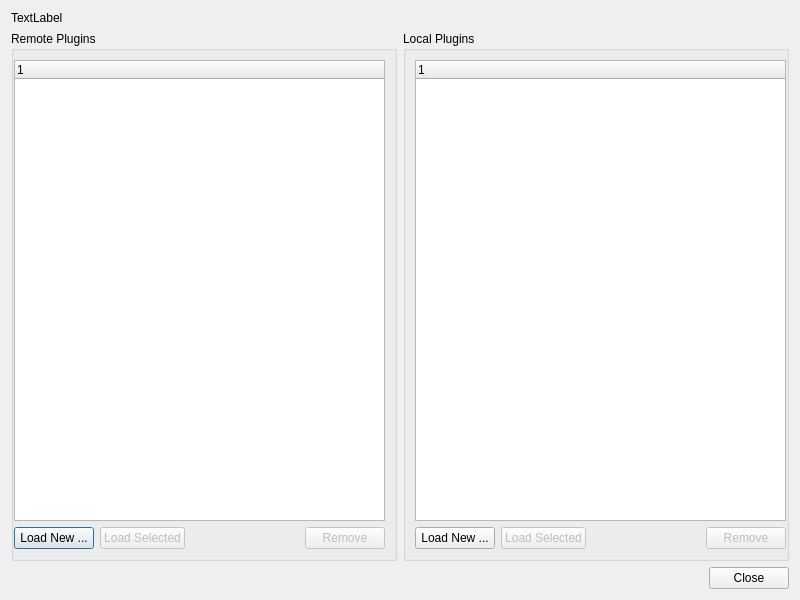
<?xml version="1.0" encoding="UTF-8"?>
<ui version="4.0">
 <class>pqPluginDialog</class>
 <widget class="QDialog" name="pqPluginDialog">
  <property name="geometry">
   <rect>
    <x>0</x>
    <y>0</y>
    <width>800</width>
    <height>600</height>
   </rect>
  </property>
  <property name="windowTitle">
   <string>Plugin Manager</string>
  </property>
  <layout class="QGridLayout">
   <item row="0" column="0" colspan="2">
    <widget class="QLabel" name="HelpText">
     <property name="text">
      <string>TextLabel</string>
     </property>
     <property name="wordWrap">
      <bool>true</bool>
     </property>
    </widget>
   </item>
   <item row="1" column="0">
    <widget class="QGroupBox" name="remoteGroup">
     <property name="sizePolicy">
      <sizepolicy hsizetype="Preferred" vsizetype="Expanding">
       <horstretch>0</horstretch>
       <verstretch>0</verstretch>
      </sizepolicy>
     </property>
     <property name="title">
      <string>Remote Plugins</string>
     </property>
     <layout class="QGridLayout">
      <property name="leftMargin">
       <number>0</number>
      </property>
      <item row="2" column="2">
       <spacer>
        <property name="orientation">
         <enum>Qt::Horizontal</enum>
        </property>
        <property name="sizeHint" stdset="0">
         <size>
          <width>40</width>
          <height>20</height>
         </size>
        </property>
       </spacer>
      </item>
      <item row="0" column="0" rowspan="2" colspan="5">
       <widget class="pqPluginTreeWidget" name="remotePlugins">
        <property name="contextMenuPolicy">
         <enum>Qt::NoContextMenu</enum>
        </property>
        <property name="horizontalScrollBarPolicy">
         <enum>Qt::ScrollBarAsNeeded</enum>
        </property>
        <property name="selectionMode">
         <enum>QAbstractItemView::ExtendedSelection</enum>
        </property>
        <column>
         <property name="text">
          <string>1</string>
         </property>
        </column>
       </widget>
      </item>
      <item row="2" column="0">
       <widget class="QPushButton" name="loadRemote">
        <property name="text">
         <string>Load New ...</string>
        </property>
       </widget>
      </item>
      <item row="2" column="4">
       <widget class="QPushButton" name="removeRemote">
        <property name="enabled">
         <bool>false</bool>
        </property>
        <property name="text">
         <string>Remove</string>
        </property>
       </widget>
      </item>
      <item row="2" column="1">
       <widget class="QPushButton" name="loadSelected_Remote">
        <property name="enabled">
         <bool>false</bool>
        </property>
        <property name="text">
         <string>Load Selected</string>
        </property>
       </widget>
      </item>
     </layout>
    </widget>
   </item>
   <item row="1" column="1">
    <widget class="QGroupBox" name="localGroup">
     <property name="title">
      <string>Local Plugins</string>
     </property>
     <layout class="QGridLayout">
      <property name="rightMargin">
       <number>0</number>
      </property>
      <item row="3" column="2">
       <spacer>
        <property name="orientation">
         <enum>Qt::Horizontal</enum>
        </property>
        <property name="sizeHint" stdset="0">
         <size>
          <width>40</width>
          <height>20</height>
         </size>
        </property>
       </spacer>
      </item>
      <item row="0" column="0" rowspan="2" colspan="4">
       <widget class="pqPluginTreeWidget" name="localPlugins">
        <property name="contextMenuPolicy">
         <enum>Qt::NoContextMenu</enum>
        </property>
        <property name="horizontalScrollBarPolicy">
         <enum>Qt::ScrollBarAsNeeded</enum>
        </property>
        <property name="selectionMode">
         <enum>QAbstractItemView::ExtendedSelection</enum>
        </property>
        <column>
         <property name="text">
          <string>1</string>
         </property>
        </column>
       </widget>
      </item>
      <item row="3" column="3">
       <widget class="QPushButton" name="removeLocal">
        <property name="enabled">
         <bool>false</bool>
        </property>
        <property name="text">
         <string>Remove</string>
        </property>
       </widget>
      </item>
      <item row="3" column="0">
       <widget class="QPushButton" name="loadLocal">
        <property name="text">
         <string>Load New ...</string>
        </property>
       </widget>
      </item>
      <item row="3" column="1">
       <widget class="QPushButton" name="loadSelected_Local">
        <property name="enabled">
         <bool>false</bool>
        </property>
        <property name="text">
         <string>Load Selected</string>
        </property>
       </widget>
      </item>
     </layout>
    </widget>
   </item>
   <item row="2" column="0" colspan="2">
    <widget class="QDialogButtonBox" name="buttonBox">
     <property name="orientation">
      <enum>Qt::Horizontal</enum>
     </property>
     <property name="standardButtons">
      <set>QDialogButtonBox::Close</set>
     </property>
    </widget>
   </item>
  </layout>
 </widget>
 <resources/>
 <connections>
  <connection>
   <sender>buttonBox</sender>
   <signal>accepted()</signal>
   <receiver>pqPluginDialog</receiver>
   <slot>accept()</slot>
   <hints>
    <hint type="sourcelabel">
     <x>248</x>
     <y>254</y>
    </hint>
    <hint type="destinationlabel">
     <x>157</x>
     <y>274</y>
    </hint>
   </hints>
  </connection>
  <connection>
   <sender>buttonBox</sender>
   <signal>rejected()</signal>
   <receiver>pqPluginDialog</receiver>
   <slot>reject()</slot>
   <hints>
    <hint type="sourcelabel">
     <x>316</x>
     <y>260</y>
    </hint>
    <hint type="destinationlabel">
     <x>286</x>
     <y>274</y>
    </hint>
   </hints>
  </connection>
 </connections>
 <customwidgets>
  <customwidget>
    <class>pqPluginTreeWidget</class>
    <extends>QTreeWidget</extends>
    <header>pqPluginTreeWidget.h</header>
  </customwidget>
 </customwidgets>
 <tabstops>
  <tabstop>remotePlugins</tabstop>
  <tabstop>loadRemote</tabstop>
  <tabstop>loadSelected_Remote</tabstop>
  <tabstop>removeRemote</tabstop>
  <tabstop>localPlugins</tabstop>
  <tabstop>loadLocal</tabstop>
  <tabstop>loadSelected_Local</tabstop>
  <tabstop>removeLocal</tabstop>
  <tabstop>buttonBox</tabstop>
 </tabstops>
</ui>
